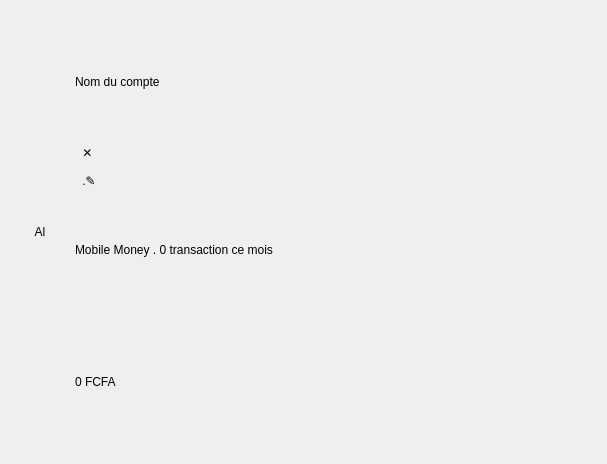
<?xml version="1.0" encoding="UTF-8"?>
<ui version="4.0">
 <class>AccountCard</class>
 <widget class="QWidget" name="AccountCard">
  <property name="geometry">
   <rect>
    <x>0</x>
    <y>0</y>
    <width>607</width>
    <height>464</height>
   </rect>
  </property>
  <property name="windowTitle">
   <string>Form</string>
  </property>
  <layout class="QVBoxLayout" name="verticalLayout_2">
   <item>
    <widget class="QFrame" name="accCardFrame">
     <property name="minimumSize">
      <size>
       <width>0</width>
       <height>72</height>
      </size>
     </property>
     <property name="frameShape">
      <enum>QFrame::NoFrame</enum>
     </property>
     <property name="frameShadow">
      <enum>QFrame::Raised</enum>
     </property>
     <layout class="QHBoxLayout" name="horizontalLayout">
      <item>
       <widget class="QLabel" name="lblAccIcon">
        <property name="minimumSize">
         <size>
          <width>40</width>
          <height>40</height>
         </size>
        </property>
        <property name="maximumSize">
         <size>
          <width>40</width>
          <height>40</height>
         </size>
        </property>
        <property name="text">
         <string>Al</string>
        </property>
        <property name="alignment">
         <set>Qt::AlignCenter</set>
        </property>
       </widget>
      </item>
      <item>
       <widget class="QWidget" name="accNameBlock" native="true">
        <layout class="QVBoxLayout" name="verticalLayout">
         <item>
          <widget class="QLabel" name="lblAccName">
           <property name="text">
            <string>Nom du compte</string>
           </property>
          </widget>
         </item>
         <item>
          <widget class="QToolButton" name="btnAccDelete">
           <property name="text">
            <string>✕</string>
           </property>
           <property name="autoRaise">
            <bool>true</bool>
           </property>
          </widget>
         </item>
         <item>
          <widget class="QToolButton" name="btnAccEdit">
           <property name="text">
            <string>.✎</string>
           </property>
           <property name="autoRaise">
            <bool>true</bool>
           </property>
          </widget>
         </item>
         <item>
          <widget class="QLabel" name="lblAccMeta">
           <property name="text">
            <string>Mobile Money . 0 transaction ce mois</string>
           </property>
          </widget>
         </item>
         <item>
          <spacer name="horizontalSpacer">
           <property name="orientation">
            <enum>Qt::Horizontal</enum>
           </property>
           <property name="sizeHint" stdset="0">
            <size>
             <width>504</width>
             <height>20</height>
            </size>
           </property>
          </spacer>
         </item>
         <item>
          <widget class="QLabel" name="lblAccBalance">
           <property name="text">
            <string>0 FCFA</string>
           </property>
          </widget>
         </item>
        </layout>
       </widget>
      </item>
     </layout>
    </widget>
   </item>
  </layout>
 </widget>
 <resources/>
 <connections/>
</ui>
